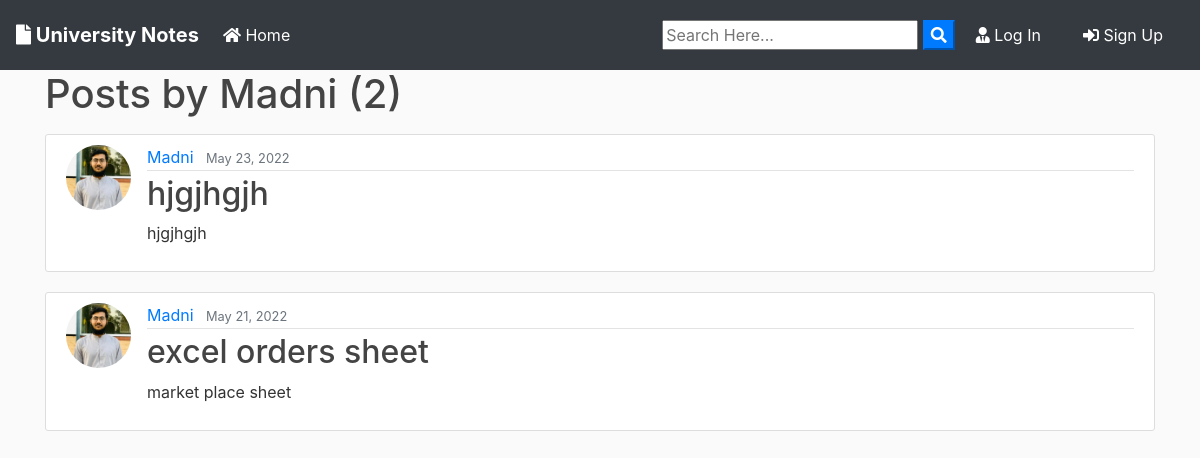
The app's page /user/Madni with its own data.
### blog/models.py (models this page shows, shortened)
class Post(models.Model):
	title = models.CharField(max_length=100)
	file = models.FileField(null=True,blank=True,upload_to='Files')
	content = models.TextField()
	date_posted = models.DateTimeField(default=timezone.now)
	author = models.ForeignKey(User, on_delete=models.CASCADE)

### users/models.py (models this page shows, shortened)
class Profile(models.Model):
    user = models.OneToOneField(User, on_delete=models.CASCADE)
    image = models.ImageField(default='default.jpg', upload_to='profile_pics')

### blog/views.py (the view)
# urls.py: path('user/<str:username>', UserPostListView.as_view(), name='user-posts'),
class UserPostListView(ListView):
    model = Post
    template_name = 'blog/user_posts.html'  # <app>/<model>_<viewtype>.html
    context_object_name = 'posts'
    paginate_by = 2
    def get_queryset(self):
        user = get_object_or_404(User, username=self.kwargs.get('username'))
        return Post.objects.filter(author=user).order_by('-date_posted')

### blog/templates/blog/user_posts.html (shortened to what this page needs)
{% extends "blog/base.html" %}
{% block content %}
    <h1 class="mb-3">Posts by {{ view.kwargs.username }} ({{ page_obj.paginator.count }})</h1>
    {% for post in posts %}
        <article class="media content-section">
          <img class="rounded-circle article-img" src="{{ post.author.profile.image.url }}">
          <div class="media-body">
            <div class="article-metadata">
              <a class="mr-2" href="{% url 'user-posts' post.author.username %}">{{ post.author }}</a>
              <small class="text-muted">{{ post.date_posted|date:"F d, Y" }}</small>
            </div>
            <h2><a class="article-title" href="{% url 'post-detail' post.id %}">{{ post.title }}</a></h2>
            <p class="article-content">{{ post.content }}</p>
          </div>
        </article>
    {% endfor %}
{% endblock content %}

### blog/templates/blog/base.html (shortened to what this page needs)
{% load staticfiles %}
<!doctype html>
<html lang="en">
  <head>
    <link rel="stylesheet" href="https://stackpath.bootstrapcdn.com/bootstrap/4.3.1/css/bootstrap.min.css">
    <link rel="stylesheet" href="https://use.fontawesome.com/releases/v5.8.1/css/all.css" >
    <link rel="stylesheet" href="{% static 'blog/main.css' %}">
</head>
  <body>
        <nav class="navbar navbar-expand-lg navbar-dark bg-dark">
                <a class="navbar-brand font-weight-bold" href="{% url 'blog-home' %}"><i class="fas fa-file"></i> University Notes</a>
                <div class="collapse navbar-collapse" id="navbarSupportedContent">
                  <ul class="navbar-nav mr-auto">
                    <li class="nav-item active">
                      <a class="nav-link" href="{% url 'blog-home' %}"><i class="fas fa-home"></i> Home <span class="sr-only">(current)</span></a>
                    </li>
                  </ul>
                  <form id="searchform" action="{% url 'search' %}" method="get">
                    <input type="text" name="q" type="text" value="{{ request.GET.q }}" placeholder="Search Here..." />
                    <button type="button" onclick="searchform.submit()" class=" text-white my-color btn-primary"><i class="fa fa-search"></i></button>
                </form>
                    {% if user.is_authenticated %}
                    <a href="{% url 'user-posts' user %}" class="btn text-white m-2"><i class="fas fa-user-shield"></i> My Post</a>
                    <a href="{% url 'post-create' %} " class="btn text-white m-2"><i class="fas fa-user-edit"></i> New Post</a>
                    <a href="{% url 'profile' %} " class="btn text-white m-2"><i class="fas fa-user"></i> {{ user.username }}</a>
                    <a href="{% url 'logout' %} " class="btn text-white m-2"><i class="fas fa-sign-out-alt"></i> Log Out</a>
                    {% else %}
                    <a href="{% url 'login' %} " class="btn text-white m-2"><i class="fas fa-user-tie"></i> Log In</a>
                    <a href="{% url 'register' %} " class="btn text-white m-2"> <i class="fas fa-sign-in-alt"></i> Sign Up</a>
                    {% endif %}
                </div>
              </nav>
      <div class="container my-bg">
    {% block content %}
    {% endblock  %}
</div>
  </body>
</html>

### blog/static/blog/main.css (style rules this page uses)
body { background: #fafafa; color: #333333; margin-top: 0; }
h1, h2, h3, h4, h5, h6 { color: #444444; }
ul { margin: 0; }
.content-section { background: #ffffff; padding: 10px 20px; border: 1px solid #dddddd; border-radius: 3px; margin-bottom: 20px; }
.article-title { color: #444444; }
.article-content { white-space: pre-line; }
.article-img { height: 65px; width: 65px; margin-right: 16px; }
.article-metadata { padding-bottom: 1px; margin-bottom: 4px; border-bottom: 1px solid #e3e3e3 }

### records on screen
Post: author.profile.image (picture), author "Madni", date_posted "May 23, 2022", title "hjgjhgjh", content "hjgjhgjh"
Post: author.profile.image (picture), author "Madni", date_posted "May 21, 2022", title "excel orders sheet", content "market place sheet"

### other values on screen
{{ view.kwargs.username }} "Madni"
{{ page_obj.paginator.count }} "2"
